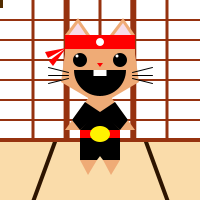
Frame 1 (no input)
Frame 60 (the mouse pressed at the canvas centre just before this capture): identical to frame 1, image omitted
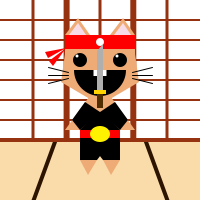
Frame 120 (the mouse held since frame 60 and released just before this capture)

The Processing sketch that drew these frames (run headless with seeded random() and noise(); from frame 60 on, the mouse is pressed at the canvas centre):

// Processing sketch: processing_17443
// ── processing_17443.pde

void setup() {
  size(200,200);
  smooth();
  noCursor();
  frameRate(30);
}

void draw() {
  background(255);
  rectMode(CENTER);
  ellipseMode(CENTER);
  
  noStroke();
  
  // TATAMI WALL
  fill(150,50,15);
  rect(33,100,3,200);
  rect(66.6,100,6,200);
  rect(100,100,3,200);
  rect(133.3,100,6,200);
  rect(167,100,3,200);
  
  // FLOOR
  fill(250,220,170);
  rect(100,170,200,60);
  stroke(45,20,0);
  strokeWeight(4);
  line(55,140,33,200);
  line(145,140,167,200);
  noStroke();
  fill(150,50,15);
  rect(100,20,200,2);
  rect(100,40,200,2);
  rect(100,60,200,2);
  rect(100,80,200,2);
  rect(100,100,200,2);
  rect(100,120,200,2);
  rect(100,140,200,4);
  
  // EARS
  fill(239,171,118);
  triangle(65,35,90,35,78,18);
  triangle(110,35,135,35,123,18);
  fill(247,220,232);
  triangle(69,35,86,35,78,23);
  triangle(114,35,131,35,123,23);
  
  // HEAD
  fill(239,171,118);
  rect(100,52,70,7);
  triangle(65,55,135,55,100,105);
  triangle(65,54,61,82,100,105);
  triangle(135,54,139,82,100,105);
  
  // TORSO
  fill(239,171,118);
  triangle(100,82,65,130,135,130);
  
  // MOUTH
  fill(0);
  ellipse(100,70,52,52);
  fill(239,171,118);
  rect(100,55,64,30);
  
  // TEETH
  fill(255);
  rect(100,73,13,6);
  
  // NOSE
  fill(255,0,0);  
  triangle(97,63,103,63,100,67);
  
  // HEADBAND
  fill(255,0,0);
  rect(100,42,70,14);
  triangle(66,48,45,52,48,58);
  triangle(66,48,49,61,53,66);
  
  // HEADBAND DETAIL
  fill(255);
  ellipse(100,42,8,8);
  
  // EYES
  fill(0);
  ellipse(80,60,14,14);
  ellipse(120,60,14,14);
  
  // EYE SHINE
  fill(255);
  ellipse(77,56,3,3);
  ellipse(117,56,3,3);
  
  // SHIRT
  fill(0);
  quad(85,102,100,112,80,130,72,120);
  quad(115,102,100,112,120,130,128,120);
  quad(103,112,120,130,80,130,97,112);
  
  // PANTS
  fill(0);
  quad(80,130,120,130,120,160,103,160);
  quad(120,130,80,130,80,160,97,160);
  
  // FEET
  fill(239,171,118);
  triangle(80,160,97,160,88,175);
  triangle(120,160,103,160,111,175);
  
  // BELT
  fill(255,0,0);
  rect(100,134,40,8);
  
  // BELT DETAIL
  fill(255,242,0);
  ellipse(100,134,20,16);
  
  // WHISKERS
  stroke(0);
  strokeWeight(1);
  line(132,72,152,67);
  line(132,78,152,83);
  line(132,75,152,75);
  line(68,72,48,67);
  line(68,78,48,83);
  line(68,75,48,75);
  
  // SWORD
  noStroke();
  fill(82,45,0);
  rect(mouseX,mouseY,6,16);
  fill(255,210,0);
  rect(mouseX,mouseY-8,12,4);
  fill(175);
  quad(mouseX-3,mouseY-10,mouseX+3,mouseY-10,mouseX+3,mouseY-56,mouseX-3,mouseY-49);
  
  // SLASH
  stroke(255,255,0);
  strokeWeight(abs(pmouseX-mouseX)/2);
  line(pmouseX+3,pmouseY-56,mouseX+3,mouseY-56); 
  
}
